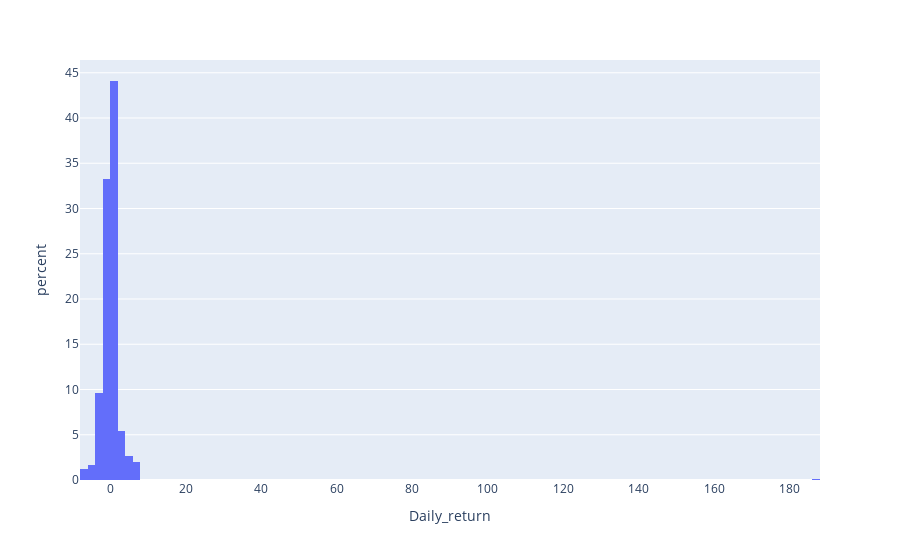

Notebook code for this chart:
### Code cell
fig = go.Figure()
px.histogram(df, x="Daily_return",histnorm='percent')
#ff.create_distplot(df, group_labels)

### Figure 1 — Plotly figure (JSON) as saved in the notebook; plotly's stock layout.template omitted (floating-point values rounded to 4 significant figures; data arrays with more than 128 entries replaced by an {"elided": "..."} marker saying what was removed)
{"data": [{"alignmentgroup": "True", "bingroup": "x", "histnorm": "percent", "hovertemplate": "Daily_return=%{x}<br>percent=%{y}<extra></extra>", "legendgroup": "", "marker": {"color": "#636efa"}, "name": "", "offsetgroup": "", "orientation": "v", "showlegend": false, "type": "histogram", "x": {"elided": "719 float values"}, "xaxis": "x", "yaxis": "y"}], "layout": {"barmode": "relative", "legend": {"tracegroupgap": 0}, "margin": {"t": 60}, "xaxis": {"anchor": "y", "domain": [0, 1], "title": {"text": "Daily_return"}}, "yaxis": {"anchor": "x", "domain": [0, 1], "title": {"text": "percent"}}}}
